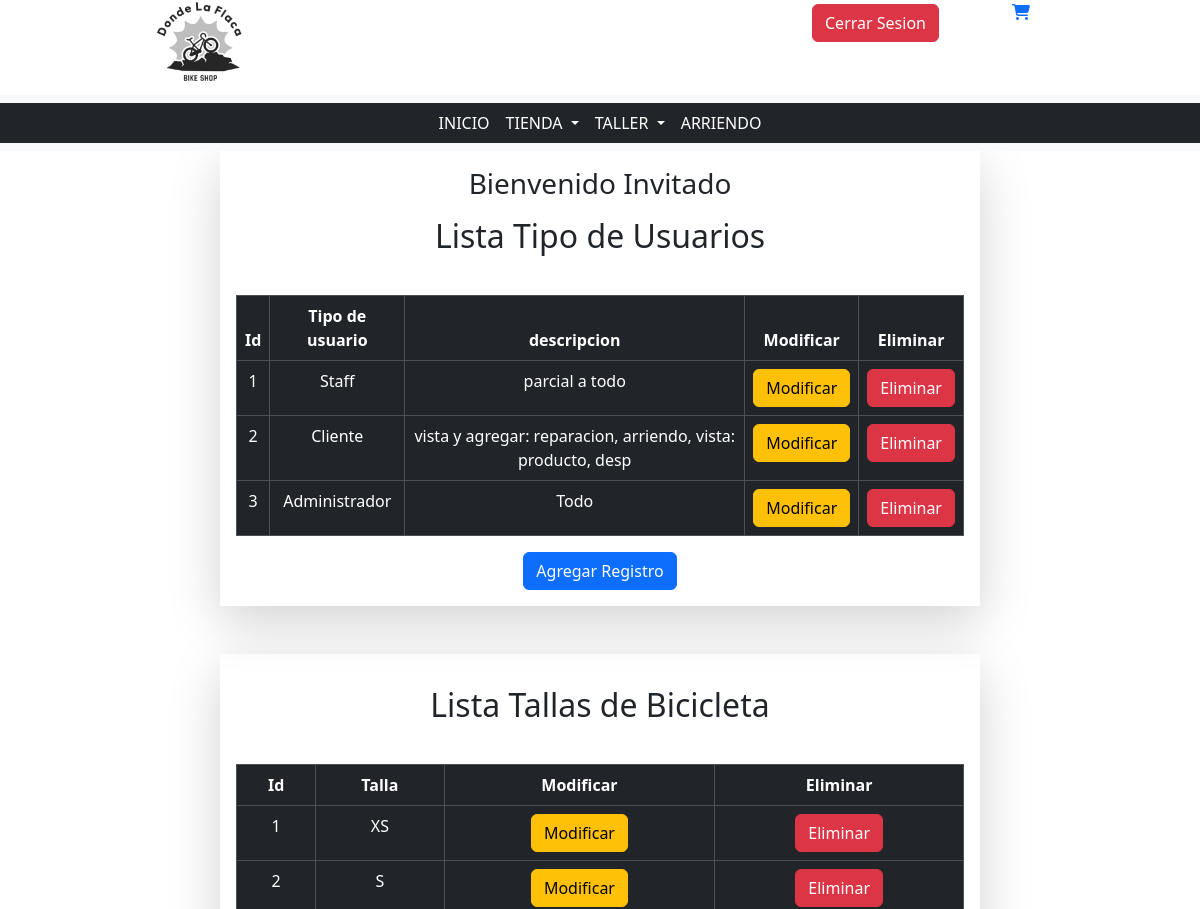
The page /MasterBikes/crud-varios (upper part) on the database as committed earlier.
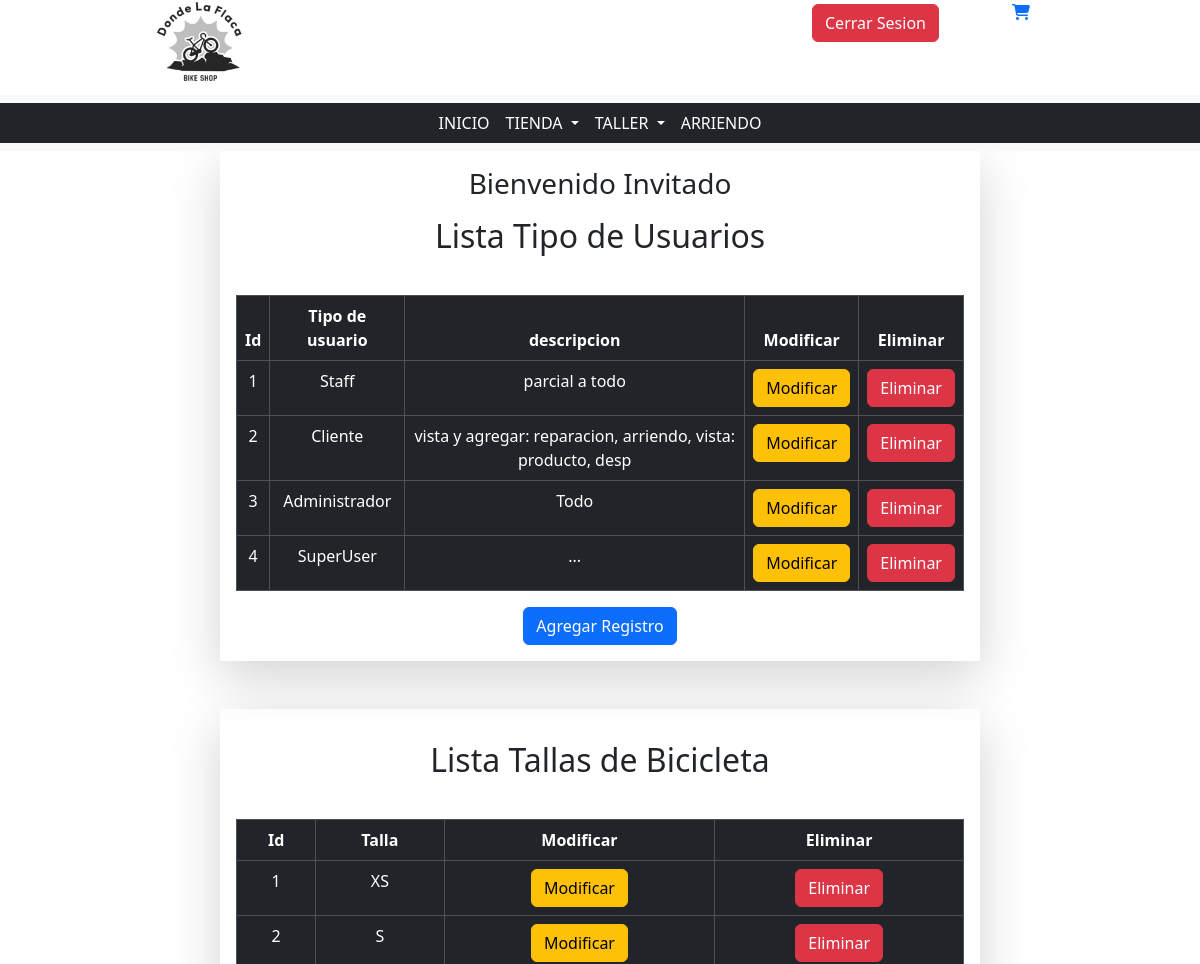
The same page on the database as committed later.
### MasterBikes/models.py (models this page shows, shortened)
class TipoUsuario(models.Model):
    id_tipo_usuario = models.AutoField(primary_key=True, db_column="idTipoUsuario")
    tipo = models.CharField(max_length=30)
    descripcion = models.CharField(max_length=60)

class Talla(models.Model):
    id_talla = models.AutoField(primary_key=True, db_column="idTalla")
    talla = models.CharField(max_length=10)

### MasterBikes/views.py (the view)
# urls.py: path('crud-varios', views.crud_varios, name='crud-varios'),
def crud_varios(request):
    tipoUsuarios = TipoUsuario.objects.all()
    talla = Talla.objects.all()
    tipoBici = TipoBici.objects.all()
    formaPago = FormaPago.objects.all()
    tipoProducto = TipoProducto.objects.all()
    estado = Estado.objects.all()
    context = {
        "tipoUsuarios": tipoUsuarios,
        "talla" : talla,
        "tipoBici" : tipoBici,
        "formaPago" : formaPago,
        "tipoProducto" : tipoProducto,
        "estado" : estado,
    }
    return render(request, "pages/crud/crud_varios.html", context)

### MasterBikes/templates/pages/crud/crud_varios.html (shortened to what this page needs)
<!DOCTYPE html>
<html lang="en">
<head>
    {% load static %}
    <link rel="stylesheet" href="{% static 'css/bootstrap.min.css'%}">
    <link rel="stylesheet" href="https://cdnjs.cloudflare.com/ajax/libs/font-awesome/6.2.1/css/all.min.css">
</head>
<body>
    {% include 'base/header_admin.html' %}
    <main>
        <div class="container">
            <div class="row">
                <div class="col-md-8 shadow-lg mx-auto text-center p-3">
                    {% if request.user.is_authenticated %}
                        <h3>Bienvenido {{request.user.username }}</h3>
                    {% else %}
                        <h3>Bienvenido Invitado</h3>
                    {% endif%}
                    <h2 class="my-3">Lista Tipo de Usuarios</h2>
                    <br>
                    <table class="table table-dark table-hover table-bordered">
                        <thead>
                            <th>Id</th>
                            <th>Tipo de usuario</th>
                            <th>descripcion</th>
                            <th>Modificar</th>
                            <th>Eliminar</th>
                        </thead>
                        <tbody>
                            {% if tipoUsuarios %}
                                {% for tmp in tipoUsuarios%}
                                    <tr>
                                        <td>{{tmp.id_tipo_usuario}}</td>
                                        <td>{{tmp.tipo}}</td>
                                        <td>{{tmp.descripcion}}</td>
                                        <td><a href="">
                                            <button class="btn btn-warning">Modificar</button>
                                        </a></td>
                                        <td><a href="">
                                            <button class="btn btn-danger">Eliminar</button>
                                        </a></td>
                                    </tr>
                                {% endfor%}
                            {% endif %}
                        </tbody>
                    </table>
                    <a href="">
                        <button class="btn btn-primary">Agregar Registro</button>
                    </a>
                </div>
            </div>
            <br>
            <br>
            <div class="row">
                <div class="col-md-8 shadow-lg mx-auto text-center p-3">
                    <h2 class="my-3">Lista Tallas de Bicicleta</h2>
                    <br>
                    <table class="table table-dark table-hover table-bordered">
                        <thead>
                            <th>Id</th>
                            <th>Talla</th>
                            <th>Modificar</th>
                            <th>Eliminar</th>
                        </thead>
                        <tbody>
                            {% if talla %}
                                {% for tmp in talla %}
                                    <tr>
                                        <td>{{tmp.id_talla}}</td>
                                        <td>{{tmp.talla}}</td>
                                        <td><a href="">
                                            <button class="btn btn-warning">Modificar</button>
                                        </a></td>
                                        <td><a href="">
                                            <button class="btn btn-danger">Eliminar</button>
                                        </a></td>
                                    </tr>
                                {% endfor%}
                            {% endif %}
                        </tbody>
                    </table>
                </div>
            </div>
            <br>
            <br>
            <br>
            <br>
            <br>
            <br>
            <br>
            <br>
        </div>
    </main>
</body>
</html>

Rows that differ between the two databases and show on the page:
added TipoUsuario: id_tipo_usuario "4", tipo "SuperUser", descripcion "..."
